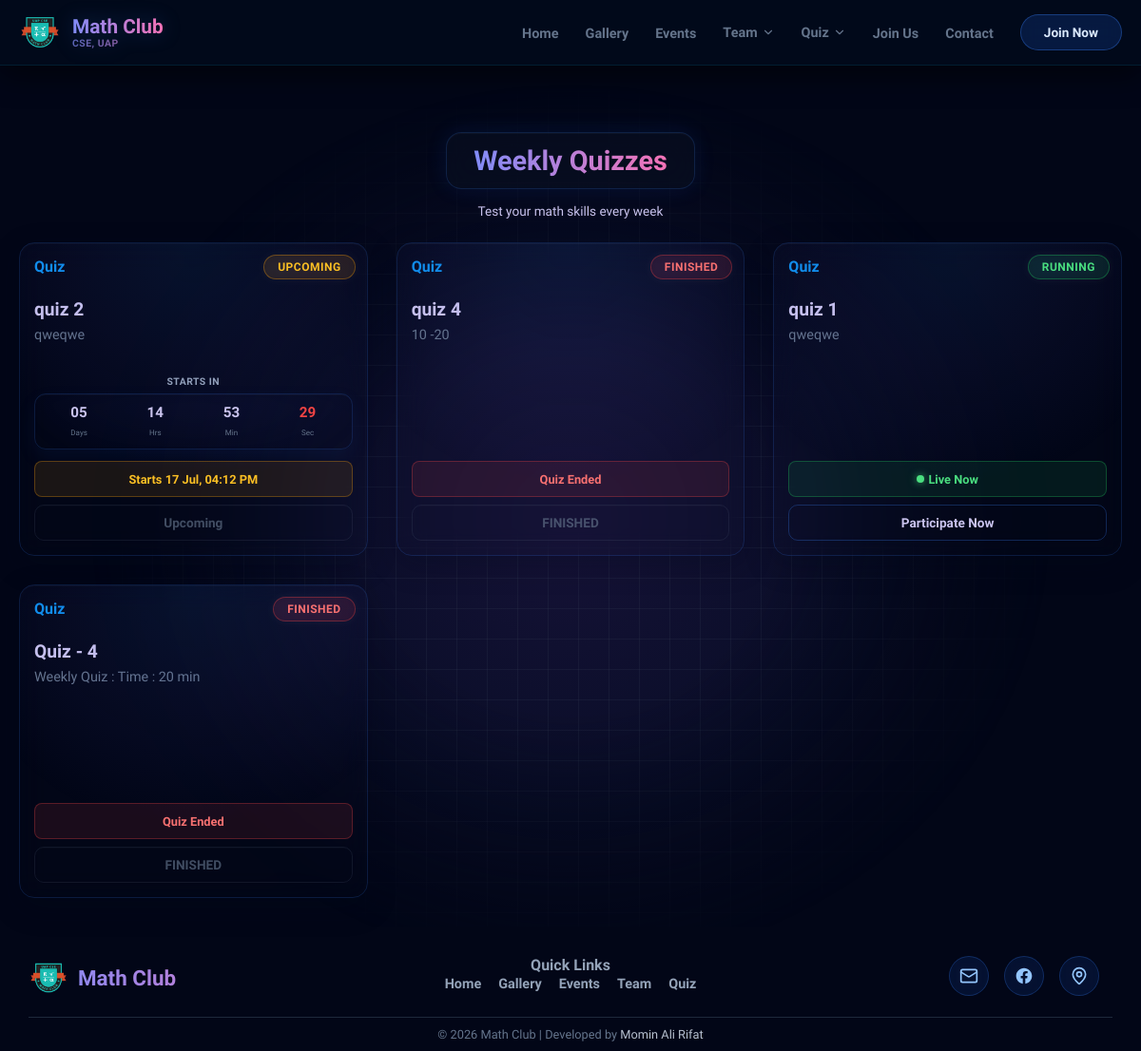
The app's page /quiz/ with its own data.
### quiz_app/models.py (models this page shows, shortened)
class Quiz(models.Model):
    title = models.CharField(max_length=255)
    description = models.TextField()
    start_time = models.DateTimeField()
    end_time = models.DateTimeField()
    is_published = models.BooleanField(default=False)
    class Meta:
        verbose_name_plural = "Quizzes"
    @property
    def status(self):
        now = timezone.now()
        if now < self.start_time:
            return "UPCOMING"
        elif self.start_time <= now <= self.end_time:
            return "RUNNING"
        else:
            return "FINISHED"

### quiz_app/views.py (the view)
# urls.py: path('', views.quiz_list, name='quiz'),
def quiz_list(request):
    quizzes = Quiz.objects.filter(is_published=True).order_by('-start_time')
    paginator = Paginator(quizzes, 9)
    page_number = request.GET.get('page')
    page_obj = paginator.get_page(page_number)
    return render(request, 'quiz_app/quiz.html', {
        'quizzes': page_obj,
        'page_obj': page_obj,
        'is_paginated': page_obj.has_other_pages(),
    })

### quiz_app/templates/quiz_app/quiz.html (shortened to what this page needs)
{% extends 'base.html' %} {% load static %}  {% block extra_css %}
<link
  rel="stylesheet"
  href="https://cdn.jsdelivr.net/npm/katex@0.16.8/dist/katex.min.css"
/>
> {% endblock %} {% block content %}
<div class="page-wrapper">
  <div class="container">
    <div class="header-content">
      <div class="title-wrapper">
        <h1>Weekly Quizzes</h1>
      </div>
      <p class="sub-title">Test your math skills every week</p>
    </div>
    <div class="events-grid">
      {% for quiz in quizzes %}
      <div
        class="event-card {% if quiz.status == 'RUNNING' %}running{% elif quiz.status == 'UPCOMING' %}upcoming{% else %}finished{% endif %}"
        data-status="{{ quiz.status }}"
        data-start="{{ quiz.start_time|date:'c' }}"
        data-end="{% if quiz.end_time %}{{ quiz.end_time|date:'c' }}{% endif %}"
      >
        <span class="status-badge">{{ quiz.status }}</span>
        <div class="card-body">
          <div class="top-info">
            <span class="category-tag">Quiz</span>
            <h3 class="event-title">{{ quiz.title }}</h3>
            <p class="event-desc">{{ quiz.description|truncatewords:15 }}</p>
          </div>
          <div class="action-area">
            {% if quiz.status == 'UPCOMING' %}
            <div class="timer-label">Starts In</div>
            <div class="timer-container start-timer">
              <div class="timer-box">
                <span class="cd-days">--</span>
                <small>Days</small>
              </div>
              <div class="timer-box">
                <span class="cd-hours">--</span>
                <small>Hrs</small>
              </div>
              <div class="timer-box">
                <span class="cd-mins">--</span>
                <small>Min</small>
              </div>
              <div class="timer-box sec-highlight">
                <span class="cd-secs">--</span>
                <small>Sec</small>
              </div>
            </div>
            <div class="info-box upcoming-info">
              Starts {{ quiz.start_time|date:"d M, h:i A" }}
            </div>
            <button class="btn-event btn-disabled" disabled>Upcoming</button>
            {% elif quiz.status == 'RUNNING' %}
            <div class="info-box running-info">
              <span class="live-dot"></span> Live Now
            </div>
            <a
              href="{% url 'take_quiz' quiz.id %}"
              class="btn-event btn-register"
              >Participate Now</a
            >
            {% else %}
            <div class="info-box finished-info">Quiz Ended</div>
            <button class="btn-event btn-finished" disabled>FINISHED</button>
            {% endif %}
          </div>
        </div>
      </div>
      {% endfor %}
    </div>
  </div>
</div>
{% endblock %}

### static/css/global.css (style rules this page uses)
:root { --primary: #4f46e5; --primary-light: #818cf8; --primary-dark: #4338ca; --dark: #0f172a; --light: #f8fafc; --white: #ffffff; --gray: #64748b; --border: #e2e8f0; --radius: 20px; --radius-lg: 32px; --shadow: 0 10px 40px -10px rgba(79, 70, 229, 0.15); --shadow-lg: 0 20px 60px -20px rgba(0, 0, 0, 0.1); --shadow-card: 0 10px 30px rgba(0, 0, 0, 0.05); --font-sans: 'Bricolage Grotesque', sans-serif; }
* { margin: 0; padding: 0; box-sizing: border-box; font-family: 'Bricolage Grotesque', sans-serif; }
body { background-color: #020617; color: var(--text-primary); font-family: 'Bricolage Grotesque', sans-serif; min-height: 100vh; display: flex; flex-direction: column; overflow-x: hidden; -webkit-font-smoothing: antialiased; position: relative; }
body::before { content: ""; position: fixed; inset: 0; z-index: -1; pointer-events: none; background-color: #020617; background-image: linear-gradient(to right, rgba(71, 85, 105, 0.14) 1px, transparent 1px), linear-gradient(to bottom, rgba(71, 85, 105, 0.14) 1px, transparent 1px), radial-gradient(circle at 50% 50%, rgba(139, 92, 246, 0.14) 0%, rgba(99, 102, 241, 0.08) 35%, transparent 70%); background-size: 32px 32px, 32px 32px, 100% 100%; -webkit-mask-image: radial-gradient(ellipse 60% 60% at 50% 50%, #000 30%, transparent 70%); mask-image: radial-gradient(ellipse 60% 60% at 50% 50%, #000 30%, transparent 70%); }
.container { max-width: 1200px; margin: 0 auto; padding: 0 20px; width: 100%; }
a { text-decoration: none; color: inherit; transition: 0.3s cubic-bezier(0.4, 0, 0.2, 1); }
html, body { margin: 0; padding: 0; overflow-x: hidden; }

### records on screen
Quiz: status "UPCOMING", title "quiz 2", description "qweqwe", start_time "17 Jul, 04:12 PM"
Quiz: status "FINISHED", title "quiz 4", description "10 -20", shows "Quiz Ended"
Quiz: status "RUNNING", title "quiz 1", description "qweqwe", shows "Live Now"
Quiz: status "FINISHED", title "Quiz - 4", description "Weekly Quiz : Time : 20 min", shows "Quiz Ended"
